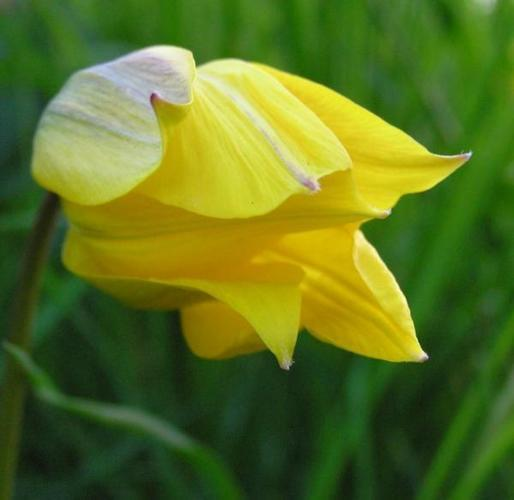
#> input picture object_detection/RCNN实现/testimg7.jpg, 514 x 500 px
$ python RCNN_output.py   (older library calls are emulated)
#> lines starting #> are read from the running program, lines starting #| are printed output that depends on the picture
### object_detection/fastRCNN实现/selectivesearch.py
# -*- coding: utf-8 -*-
import skimage.io
import skimage.feature
import skimage.color
import skimage.transform
import skimage.util
import skimage.segmentation
import numpy


# "Selective Search for Object Recognition" by J.R.R. Uijlings et al.
#
#  - Modified version with LBP extractor for texture vectorization


def _generate_segments(im_orig, scale, sigma, min_size):
    """
        segment smallest regions by the algorithm of Felzenswalb and
        Huttenlocher
    """

    # open the Image
    im_mask = skimage.segmentation.felzenszwalb(
        skimage.util.img_as_float(im_orig), scale=scale, sigma=sigma,
        min_size=min_size)

    # merge mask channel to the image as a 4th channel
    im_orig = numpy.append(
        im_orig, numpy.zeros(im_orig.shape[:2])[:, :, numpy.newaxis], axis=2)
    im_orig[:, :, 3] = im_mask

    return im_orig


def _sim_colour(r1, r2):
    """
        calculate the sum of histogram intersection of colour
    """
    return sum([min(a, b) for a, b in zip(r1["hist_c"], r2["hist_c"])])


def _sim_texture(r1, r2):
    """
        calculate the sum of histogram intersection of texture
    """
    return sum([min(a, b) for a, b in zip(r1["hist_t"], r2["hist_t"])])


def _sim_size(r1, r2, imsize):
    """
        calculate the size similarity over the image
    """
    return 1.0 - (r1["size"] + r2["size"]) / imsize


def _sim_fill(r1, r2, imsize):
    """
        calculate the fill similarity over the image
    """
    bbsize = (
        (max(r1["max_x"], r2["max_x"]) - min(r1["min_x"], r2["min_x"]))
        * (max(r1["max_y"], r2["max_y"]) - min(r1["min_y"], r2["min_y"]))
    )
    return 1.0 - (bbsize - r1["size"] - r2["size"]) / imsize


def _calc_sim(r1, r2, imsize):
    return (_sim_colour(r1, r2) + _sim_texture(r1, r2)
            + _sim_size(r1, r2, imsize) + _sim_fill(r1, r2, imsize))


def _calc_colour_hist(img):
    """
        calculate colour histogram for each region

        the size of output histogram will be BINS * COLOUR_CHANNELS(3)

        number of bins is 25 as same as [uijlings_ijcv2013_draft.pdf]

        extract HSV
    """

    BINS = 25
    hist = numpy.array([])

    for colour_channel in (0, 1, 2):

        # extracting one colour channel
        c = img[:, colour_channel]

        # calculate histogram for each colour and join to the result
        hist = numpy.concatenate(
            [hist] + [numpy.histogram(c, BINS, (0.0, 255.0))[0]])

    # L1 normalize
    hist = hist / len(img)

    return hist


def _calc_texture_gradient(img):
    """
        calculate texture gradient for entire image

        The original SelectiveSearch algorithm proposed Gaussian derivative
        for 8 orientations, but we use LBP instead.

        output will be [height(*)][width(*)]
    """
    ret = numpy.zeros((img.shape[0], img.shape[1], img.shape[2]))

    for colour_channel in (0, 1, 2):
        ret[:, :, colour_channel] = skimage.feature.local_binary_pattern(
            img[:, :, colour_channel], 8, 1.0)

    return ret


def _calc_texture_hist(img):
    """
        calculate texture histogram for each region

        calculate the histogram of gradient for each colours
        the size of output histogram will be
            BINS * ORIENTATIONS * COLOUR_CHANNELS(3)
    """
    BINS = 10

    hist = numpy.array([])

    for colour_channel in (0, 1, 2):

        # mask by the colour channel
        fd = img[:, colour_channel]

        # calculate histogram for each orientation and concatenate them all
        # and join to the result
        hist = numpy.concatenate(
            [hist] + [numpy.histogram(fd, BINS, (0.0, 1.0))[0]])

    # L1 Normalize
    hist = hist / len(img)

    return hist


def _extract_regions(img):

    R = {}

    # get hsv image
    hsv = skimage.color.rgb2hsv(img[:, :, :3])

    # pass 1: count pixel positions
    for y, i in enumerate(img):

        for x, (r, g, b, l) in enumerate(i):

            # initialize a new region
            if l not in R:
                R[l] = {
                    "min_x": 0xffff, "min_y": 0xffff,
                    "max_x": 0, "max_y": 0, "labels": [l]}

            # bounding box
            if R[l]["min_x"] > x:
                R[l]["min_x"] = x
            if R[l]["min_y"] > y:
                R[l]["min_y"] = y
            if R[l]["max_x"] < x:
                R[l]["max_x"] = x
            if R[l]["max_y"] < y:
                R[l]["max_y"] = y

    # pass 2: calculate texture gradient
    tex_grad = _calc_texture_gradient(img)

    # pass 3: calculate colour histogram of each region
    for k, v in R.items():

        # colour histogram
        masked_pixels = hsv[:, :, :][img[:, :, 3] == k]
        R[k]["size"] = len(masked_pixels / 4)
        R[k]["hist_c"] = _calc_colour_hist(masked_pixels)

        # texture histogram
        R[k]["hist_t"] = _calc_texture_hist(tex_grad[:, :][img[:, :, 3] == k])

    return R


def _extract_neighbours(regions):

    def intersect(a, b):
        if (a["min_x"] < b["min_x"] < a["max_x"]
                and a["min_y"] < b["min_y"] < a["max_y"]) or (
            a["min_x"] < b["max_x"] < a["max_x"]
                and a["min_y"] < b["max_y"] < a["max_y"]) or (
            a["min_x"] < b["min_x"] < a["max_x"]
                and a["min_y"] < b["max_y"] < a["max_y"]) or (
            a["min_x"] < b["max_x"] < a["max_x"]
                and a["min_y"] < b["min_y"] < a["max_y"]):
            return True
        return False

    R = regions.items()
    r = [elm for elm in R]
    R = r
    neighbours = []
    for cur, a in enumerate(R[:-1]):
        for b in R[cur + 1:]:
            if intersect(a[1], b[1]):
                neighbours.append((a, b))

    return neighbours


def _merge_regions(r1, r2):
    new_size = r1["size"] + r2["size"]
    rt = {
        "min_x": min(r1["min_x"], r2["min_x"]),
        "min_y": min(r1["min_y"], r2["min_y"]),
        "max_x": max(r1["max_x"], r2["max_x"]),
        "max_y": max(r1["max_y"], r2["max_y"]),
        "size": new_size,
        "hist_c": (
            r1["hist_c"] * r1["size"] + r2["hist_c"] * r2["size"]) / new_size,
        "hist_t": (
            r1["hist_t"] * r1["size"] + r2["hist_t"] * r2["size"]) / new_size,
        "labels": r1["labels"] + r2["labels"]
    }
    return rt


def selective_search(
        im_orig, scale=1.0, sigma=0.8, min_size=50):
    '''Selective Search

    Parameters
    ----------
        im_orig : ndarray
            Input image
        scale : int
            Free parameter. Higher means larger clusters in felzenszwalb segmentation.
        sigma : float
            Width of Gaussian kernel for felzenszwalb segmentation.
        min_size : int
            Minimum component size for felzenszwalb segmentation.
    Returns
    -------
        img : ndarray
            image with region label
            region label is stored in the 4th value of each pixel [r,g,b,(region)]
        regions : array of dict
            [
                {
                    'rect': (left, top, right, bottom),
                    'labels': [...]
                },
                ...
            ]
    '''
    assert im_orig.shape[2] == 3, "3ch image is expected"

    # load image and get smallest regions
    # region label is stored in the 4th value of each pixel [r,g,b,(region)]
    img = _generate_segments(im_orig, scale, sigma, min_size)

    if img is None:
        return None, {}

    imsize = img.shape[0] * img.shape[1]
    R = _extract_regions(img)

    # extract neighbouring information
    neighbours = _extract_neighbours(R)

    # calculate initial similarities
    S = {}
    for (ai, ar), (bi, br) in neighbours:
        S[(ai, bi)] = _calc_sim(ar, br, imsize)

    # hierarchal search
    while S != {}:

        # get highest similarity
        # i, j = sorted(S.items(), cmp=lambda a, b: cmp(a[1], b[1]))[-1][0]
        i, j = sorted(list(S.items()), key = lambda a: a[1])[-1][0]

        # merge corresponding regions
        t = max(R.keys()) + 1.0
        R[t] = _merge_regions(R[i], R[j])

        # mark similarities for regions to be removed
        key_to_delete = []
        for k, v in S.items():
            if (i in k) or (j in k):
                key_to_delete.append(k)

        # remove old similarities of related regions
        for k in key_to_delete:
            del S[k]

        # calculate similarity set with the new region
        for k in filter(lambda a: a != (i, j), key_to_delete):
            n = k[1] if k[0] in (i, j) else k[0]
            S[(t, n)] = _calc_sim(R[t], R[n], imsize)

    regions = []
    for k, r in R.items():
        regions.append({
            'rect': (
                r['min_x'], r['min_y'],
                r['max_x'] - r['min_x'], r['max_y'] - r['min_y']),
            'size': r['size'],
            'labels': r['labels']
        })

    return img, regions

### object_detection/RCNN实现/preprocessing_RCNN.py
from __future__ import division, print_function, absolute_import
import pickle
import numpy as np
import selectivesearch
from PIL import Image
import os.path
import skimage

def pil_to_nparray(pil_image):
    pil_image.load()
    return np.asarray(pil_image, dtype="float32")

# [39 lines left out: functions resize_image, if_intersection, IOU, not called in this run]

# Clip Image
def clip_pic(img, rect):
    x = rect[0]
    y = rect[1]
    w = rect[2]
    h = rect[3]
    x_1 = x + w
    y_1 = y + h
    return img[x:x_1, y:y_1, :], [x, y, x_1, y_1, w, h]

# Read in data and save data for Alexnet
# [59 lines left out: function load_train_proposals, not called in this run]

def load_from_pkl(dataset_file):
    X, Y = pickle.load(open(dataset_file, 'rb'))
    return X,Y

### object_detection/RCNN实现/RCNN_output.py
from __future__ import division, print_function, absolute_import
import pickle
import numpy as np
import selectivesearch
from PIL import Image
import matplotlib.pyplot as plt
import matplotlib.patches as mpatches
import os.path
import skimage
from sklearn import svm
import preprocessing_RCNN as prep
import os

import tflearn
from tflearn.layers.core import input_data, dropout, fully_connected
from tflearn.layers.conv import conv_2d, max_pool_2d
from tflearn.layers.normalization import local_response_normalization
from tflearn.layers.estimator import regression

# Load testing images
def resize_image(in_image, new_width, new_height, out_image=None,
                 resize_mode=Image.ANTIALIAS):
    img = in_image.resize((new_width, new_height), resize_mode)
    if out_image:
        img.save(out_image)
    return img

def pil_to_nparray(pil_image):
    pil_image.load()
    return np.asarray(pil_image, dtype="float32")

def image_proposal(img_path):
#> called with img_path = 'testimg7.jpg'
    img = skimage.io.imread(img_path)
#> img is the input picture: shape (500, 514, 3); mean R, G, B 91.2, 113.8, 33
    img_lbl, regions = selectivesearch.selective_search(
                       img, scale=500, sigma=0.9, min_size=10)
#> in _generate_segments, `im_mask = skimage.segmentation.felzenszwalb( skimage.util.img_as_float..`:
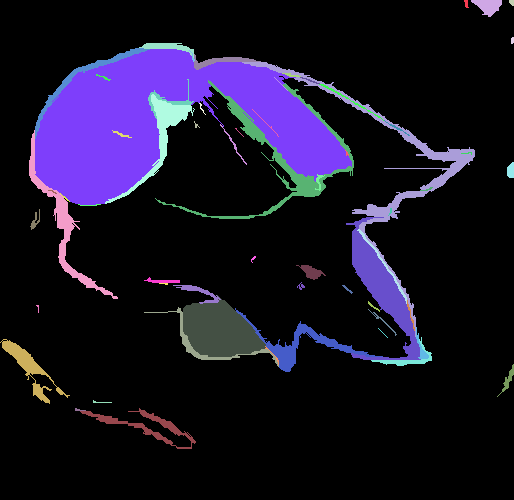
#> im_mask: shape (500, 514) int64; 62 distinct labels, from 0 to 61; one colour per label, 0 black
#> in _generate_segments, `im_orig[:, :, 3] = im_mask`:
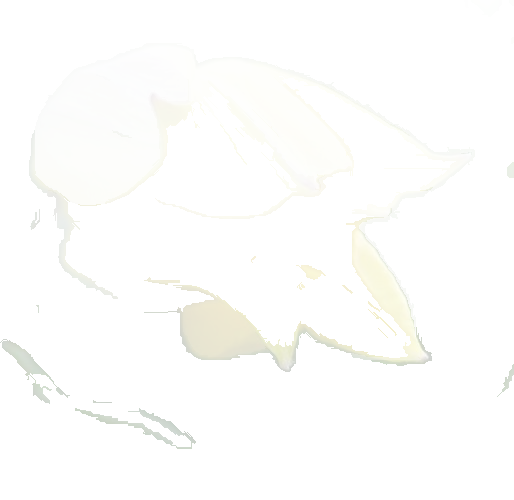
#> im_orig: shape (500, 514, 4) float64; mean R, G, B, A 91.2, 113.8, 33, 3.4; transparent parts drawn white
#> in _extract_regions, `hsv = skimage.color.rgb2hsv(img[:, :, :3])`: hsv: shape (500, 514, 3) float64; mean of channels 0, 1, 2 0.3, 0.7, 118.1
#> after the loop in _extract_regions, `for y, i in enumerate(img):`: R = 62 items
#> the loop in _extract_regions, `for k, v in R.items():` made 62 passes
#> the loop in _extract_neighbours, `for cur, a in enumerate(R[:-1]):` made 61 passes
#> after the loop in _extract_neighbours, `for cur, a in enumerate(R[:-1]):`: neighbours = 157 items
#> the loop in selective_search, `while S != {}:` made 61 passes
#> (i, j, new_size in _merge_regions) on passes 1 to 12: (44, 46, 3587), (50, 57, 559), (16, 30, 2516), (23, 24, 85), (5, 6, 1081), (62, 51, 4873), (25, 32, 1542), (64, 7, 26345), (69, 11, 26384), (70, 15, 26621), (37, 53, 3146), (72, 38, 3351)
#> the loop in selective_search, `for k, r in R.items():` made 123 passes
    candidates = set()
    images = []
    vertices = []
    for r in regions:
	# excluding same rectangle (with different segments)
        if r['rect'] in candidates:
            continue
        if r['size'] < 220:
            continue
	# resize to 224 * 224 for input
        proposal_img, proposal_vertice = prep.clip_pic(img, r['rect'])
        # Delete Empty array
        if len(proposal_img) == 0:
            continue
        # Ignore things contain 0 or not C contiguous array
        x, y, w, h = r['rect']
        if w == 0 or h == 0:
            continue
        # Check if any 0-dimension exist
        [a, b, c] = np.shape(proposal_img)
        if a == 0 or b == 0 or c == 0:
            continue
        im = Image.fromarray(proposal_img)
        resized_proposal_img = resize_image(im, 224, 224)
        candidates.add(r['rect'])
        img_float = pil_to_nparray(resized_proposal_img)
        images.append(img_float)
        vertices.append(r['rect'])
#> this loop made 123 passes
#> r on passes 1 to 11: {'rect': (0, 0, 513, 499), 'size': 210237, 'labels': [0]}, {'rect': (464, 0, 4, 7), 'size': 26, 'labels': [1]}, {'rect': (471, 0, 30, 16), 'size': 319, 'labels': [2]}, {'rect': (509, 0, 4, 5), 'size': 24, 'labels': [3]}, {'rect': (511, 37, 2, 6), 'size': 19, 'labels': [4]}, {'rect': (139, 43, 54, 14), 'size': 299, 'labels': [5]}, {'rect': (35, 48, 114, 90), 'size': 782, 'labels': [6]}, {'rect': (35, 49, 316, 155), 'size': 23829, 'labels': [7]}, {'rect': (189, 50, 5, 11), 'size': 16, 'labels': [8]}, {'rect': (194, 54, 66, 15), 'size': 328, 'labels': [9]}, {'rect': (242, 62, 232, 274), 'size': 3228, 'labels': [10]}
#> pass 1, in image_proposal, `proposal_img, proposal_vertice = prep.clip_pic(img, r['rect'])`:
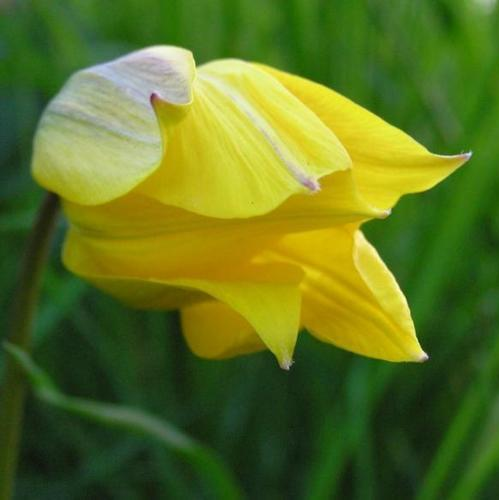
#> proposal_img: shape (500, 499, 3); mean R, G, B 92.3, 114, 33.4
#> pass 3, in image_proposal, `im = Image.fromarray(proposal_img)`:
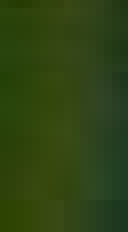
#> im: PIL image 16x29 RGB (shown 8 times larger); mean R, G, B 46, 67.2, 19.5
#> after the loop:
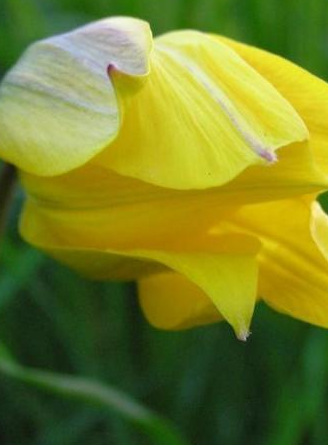
#> im: PIL image 328x445 RGB; mean R, G, B 117, 127.3, 39.6
#> after the loop:
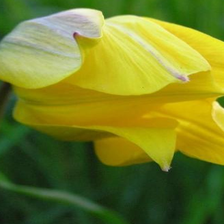
#> resized_proposal_img: PIL image 224x224 RGB; mean R, G, B 117, 127.3, 39.6
    return images, vertices

# Load training images
def generate_single_svm_train(one_class_train_file):
    trainfile = one_class_train_file
    savepath = one_class_train_file.replace('txt', 'pkl')
    images = []
    Y = []
    if os.path.isfile(savepath):
        print("restoring svm dataset " + savepath)
        images, Y = prep.load_from_pkl(savepath)
    else:
        print("loading svm dataset " + savepath)
        images, Y = prep.load_train_proposals(trainfile, 2, threshold=0.3, svm=True, save=True, save_path=savepath)
    return images, Y

# Use a already trained alexnet with the last layer redesigned
def create_alexnet(num_classes, restore=False):
    # Building 'AlexNet'
#> (the run stopped early here; a loop or call above may not have finished)
